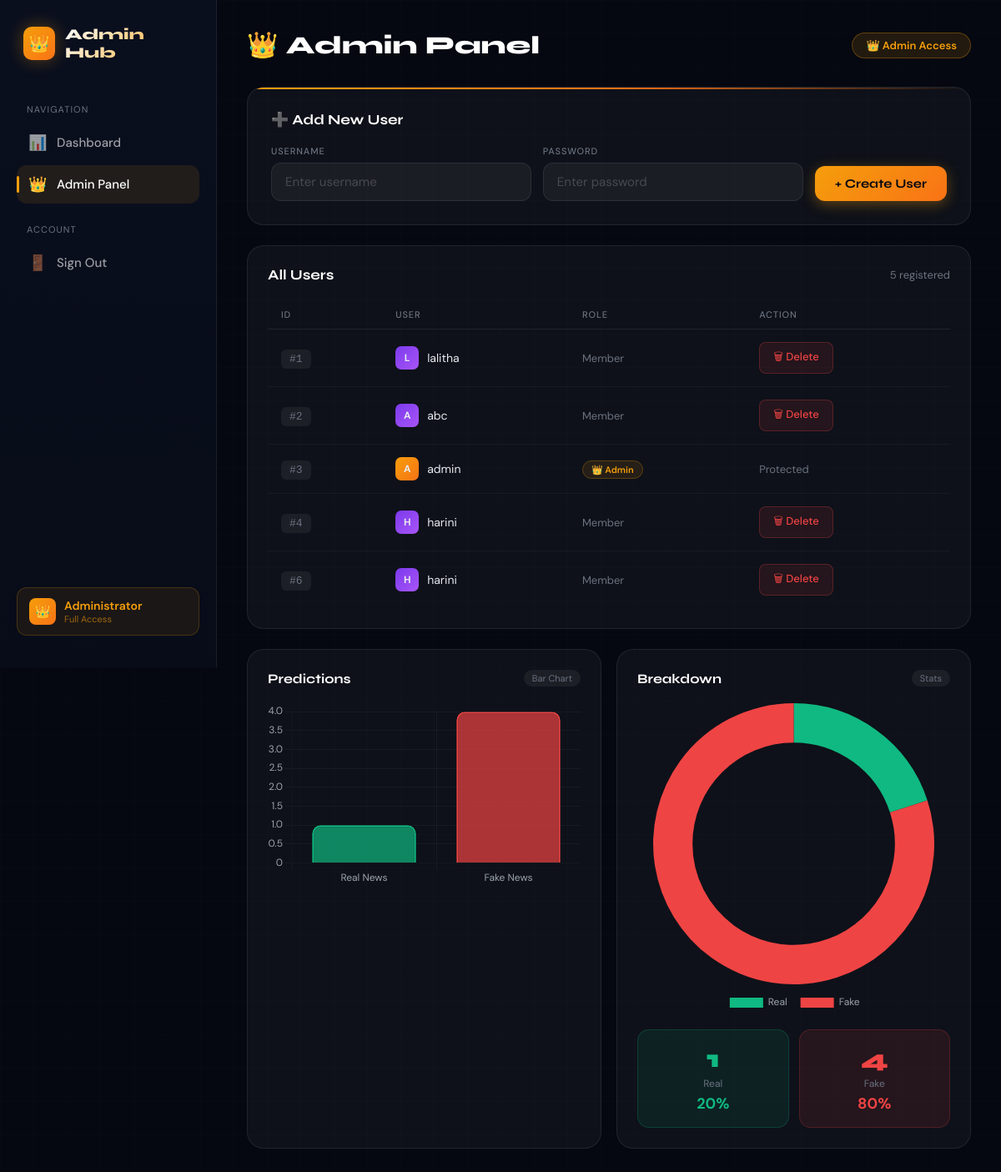
/admin (signed in), run on the app's committed database.
### tables this page shows
CREATE TABLE users(
    id INTEGER PRIMARY KEY AUTOINCREMENT,
    username TEXT,
    password TEXT
);

### app.py (the view)
@app.route('/admin')
def admin():
    if 'user' not in session:
        return redirect('/login')
    if session['user'] != 'admin':
        return "Access Denied"
    cursor.execute("SELECT * FROM users")
    users = cursor.fetchall()
    cursor.execute("SELECT result FROM history")
    data = cursor.fetchall()
    real = sum(1 for d in data if d[0] == "REAL")
    fake = sum(1 for d in data if d[0] == "FAKE")
    return render_template(
        'admin.html',
        users=users,
        real=real,
        fake=fake
    )

### templates/admin.html (shortened to what this page needs)
<!DOCTYPE html>
<html lang="en">
<head>
</head>
<body>
<nav class="sidebar">
  <div class="sidebar-brand">
    <div class="icon">👑</div>
    <h2>Admin Hub</h2>
  </div>
  <div class="nav-section">Navigation</div>
  <a href="/dashboard" class="nav-link">
    <span class="ico">📊</span> Dashboard
  </a>
  <a href="/admin" class="nav-link active">
    <span class="ico">👑</span> Admin Panel
  </a>
  <div class="nav-section" style="margin-top:20px;">Account</div>
  <a href="/logout" class="nav-link">
    <span class="ico">🚪</span> Sign Out
  </a>
  <div class="sidebar-bottom">
    <div class="admin-badge">
      <div class="icon2">👑</div>
      <div>
        <div class="name">Administrator</div>
        <div class="role">Full Access</div>
      </div>
    </div>
  </div>
</nav>
<main class="main">
  <div class="page-header">
    <h1>👑 Admin Panel</h1>
    <div class="admin-crown">👑 Admin Access</div>
  </div>
  <div class="add-user-card">
    <h3>➕ Add New User</h3>
    <form action="/add_user" method="POST">
      <div class="form-row">
        <div class="form-field">
          <label>Username</label>
          <input type="text" name="username" placeholder="Enter username" required>
        </div>
        <div class="form-field">
          <label>Password</label>
          <input type="password" name="password" placeholder="Enter password" required>
        </div>
        <button class="btn-add" type="submit">+ Create User</button>
      </div>
    </form>
  </div>
  <div class="table-card">
    <h3>All Users <span class="count">{{ users|length }} registered</span></h3>
    <table class="tbl">
      <thead>
        <tr>
          <th>ID</th>
          <th>User</th>
          <th>Role</th>
          <th>Action</th>
        </tr>
      </thead>
      <tbody>
        {% for user in users %}
        <tr class="{% if user[1] == 'admin' %}admin-user{% endif %}">
          <td><span class="id-badge">#{{ user[0] }}</span></td>
          <td>
            <div class="user-name">
              <div class="mini-avatar">{{ user[1][0].upper() }}</div>
              {{ user[1] }}
            </div>
          </td>
          <td>
            {% if user[1] == 'admin' %}
            <span class="admin-tag">👑 Admin</span>
            {% else %}
            <span style="color:var(--muted);font-size:13px;">Member</span>
            {% endif %}
          </td>
          <td>
            {% if user[1] != 'admin' %}
            <a href="/delete_user/{{ user[0] }}" class="btn-delete">🗑 Delete</a>
            {% else %}
            <span style="color:var(--muted);font-size:13px;">Protected</span>
            {% endif %}
          </td>
        </tr>
        {% endfor %}
      </tbody>
    </table>
  </div>
  <div class="analytics-grid">
    <div class="analytics-card">
      <h3>Predictions <span class="tag">Bar Chart</span></h3>
      <div class="chart-wrap"><canvas id="barChart"></canvas></div>
    </div>
    <div class="analytics-card">
      <h3>Breakdown <span class="tag">Stats</span></h3>
      <div style="margin-bottom:16px;">
        <canvas id="donutChart" height="140"></canvas>
      </div>
      <div class="stat-pills">
        <div class="pill real">
          <div class="val">{{ real }}</div>
          <div class="lbl">Real</div>
          <div class="pct">{% if real + fake > 0 %}{{ ((real / (real + fake)) * 100)|round(0)|int }}%{% else %}—{% endif %}</div>
        </div>
        <div class="pill fake">
          <div class="val">{{ fake }}</div>
          <div class="lbl">Fake</div>
          <div class="pct">{% if real + fake > 0 %}{{ ((fake / (real + fake)) * 100)|round(0)|int }}%{% else %}—{% endif %}</div>
        </div>
      </div>
    </div>
  </div>
</main>
<script>
const real = {{ real }};
const fake = {{ fake }};
Chart.defaults.color = '#9ca3af';
new Chart(document.getElementById('barChart'), {
  type: 'bar',
  data: {
    labels: ['Real News', 'Fake News'],
    datasets: [{
      label: 'Total',
      data: [real, fake],
      backgroundColor: ['rgba(16,185,129,0.7)', 'rgba(239,68,68,0.7)'],
      borderColor: ['#10b981', '#ef4444'],
      borderWidth: 2, borderRadius: 10,
    }]
  },
  options: {
    responsive: true, maintainAspectRatio: false,
    plugins: { legend: { display: false } },
    scales: {
      x: { grid: { color: 'rgba(255,255,255,0.04)' }, ticks: { color: '#9ca3af', font: { family: 'DM Sans' } } },
      y: { grid: { color: 'rgba(255,255,255,0.04)' }, ticks: { color: '#9ca3af', font: { family: 'DM Sans' } }, beginAtZero: true }
    }
  }
});
new Chart(document.getElementById('donutChart'), {
  type: 'doughnut',
  data: {
    labels: ['Real', 'Fake'],
    datasets: [{ data: [real, fake], backgroundColor: ['#10b981', '#ef4444'], borderWidth: 0, hoverOffset: 6 }]
  },
  options: {
    responsive: true, cutout: '72%',
    plugins: { legend: { position: 'bottom', labels: { color: '#9ca3af', padding: 16, font: { family: 'DM Sans', size: 12 } } } }
  }
});
</script>
</body>
</html>

### data on the page
users: id "1", username "L", username "lalitha", shows "Member"
users: id "2", username "A", username "abc", shows "Member"
users: id "3", username "A", username "admin", shows "👑 Admin", shows "Protected"
users: id "4", username "H", username "harini", shows "Member"
users: id "6", username "H", username "harini", shows "Member"

### other printed values
{{ users|length }} "5"
{{ real }} "1"
{{ ((real / (real + fake)) * 100)|round(0)|int }} "20"
{{ fake }} "4"
{{ ((fake / (real + fake)) * 100)|round(0)|int }} "80"
chart data {{ real }} 1
chart data {{ fake }} 4
